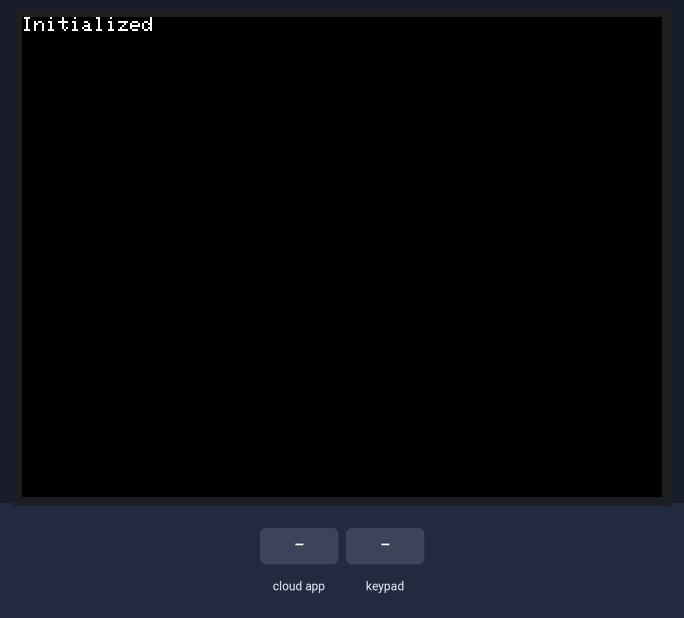
Bench run of a sketch on a simulated ESP32. Shown: 320×240 colour display. Inputs (shaded band) come from the test bench. WiFi joins after 1.5 s; servers stay silent unless stated; random numbers use the default seed unless the sketch sets one; not simulated (calls return 0 or success): arduino_secrets.h.

Above: at 1.3 s.
1.4 s: the phone or cloud app sets btn to 0
At 2.8 s:
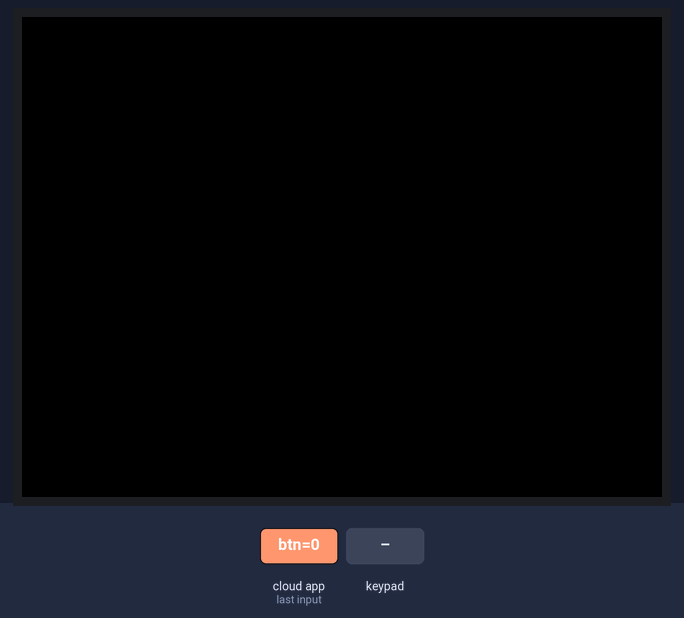
3.1 s: the phone or cloud app sets sw to 1
At 3.6 s:
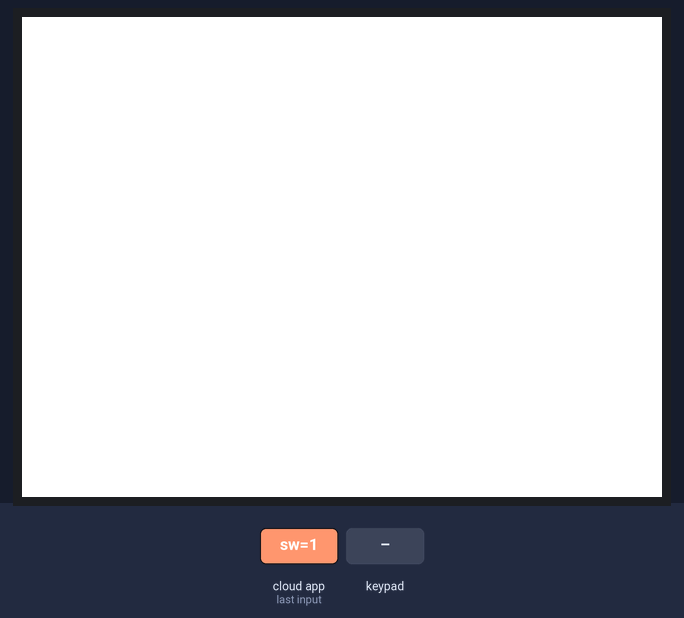
4.7 s: key 'A' pressed
At 5.4 s:
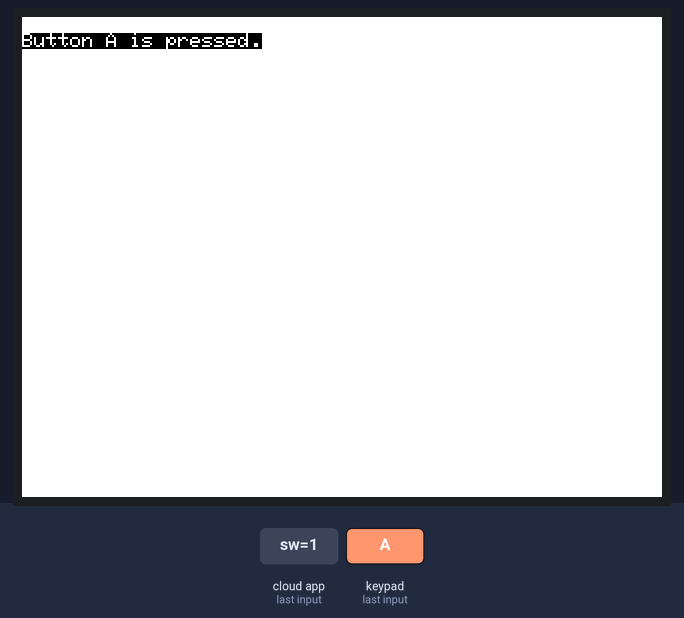
6.3 s: key 'B' pressed
At 6.7 s:
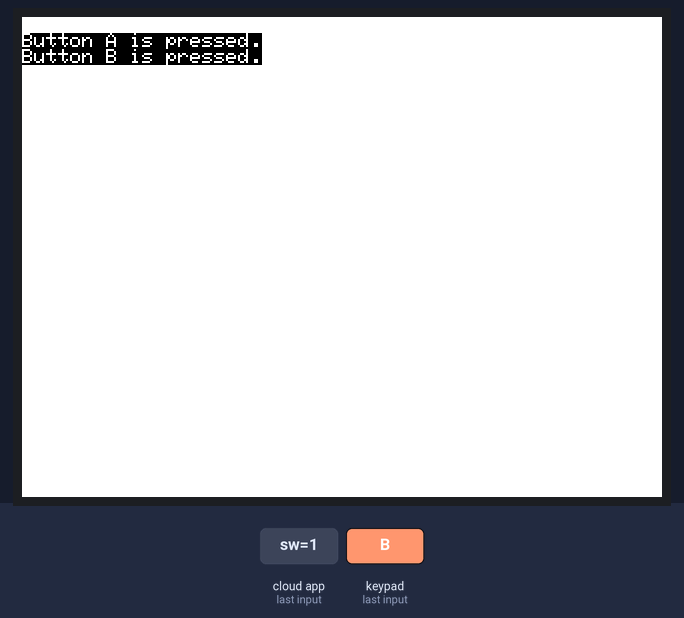
7.8 s: key 'C' pressed
At 9.0 s:
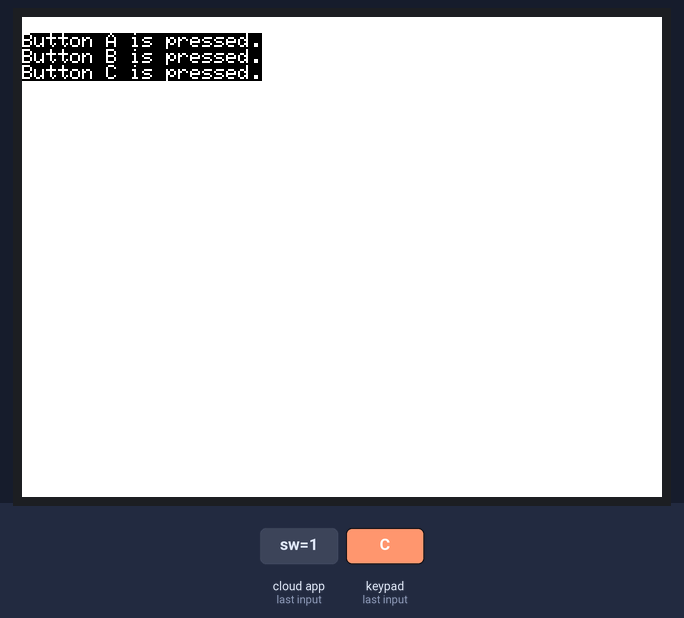
9.3 s: the phone or cloud app sets msg to 0
Timing chart, 0 to 11.8 s (numbered marks = the images above; inputs shaded):
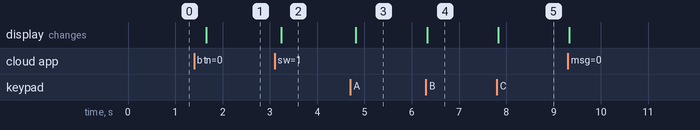

The sketch:

Thing1_nov20a.ino
```cpp
#include "arduino_secrets.h"
/*
  Sketch generated by the Arduino IoT Cloud Thing "Untitled"
  https://create.arduino.cc/cloud/things/b1d137f0-28de-49a2-bfb6-ab3810696827

  Arduino IoT Cloud Variables description

  The following variables are automatically generated and updated when changes are made to the Thing

  String msg;
  int data;
  bool btn;
  bool sw;

  Variables which are marked as READ/WRITE in the Cloud Thing will also have functions
  which are called when their values are changed from the Dashboard.
  These functions are generated with the Thing and added at the end of this sketch.
*/

#include <M5Core2.h>
#include "thingProperties.h"

void setup() {
  M5.begin();
  M5.Lcd.println("Initialized");

  // Defined in thingProperties.h
  initProperties();

  // Connect to Arduino IoT Cloud
  ArduinoCloud.begin(ArduinoIoTPreferredConnection);
  setDebugMessageLevel(2);
  ArduinoCloud.printDebugInfo();
}

void loop() {
  M5.update();
  ArduinoCloud.update();

  if (M5.BtnA.wasPressed()) {    //If the key is pressed.
    M5.Lcd.println("Button A is pressed.");
    msg = "Button A is pressed.";
  }
  if (M5.BtnB.wasPressed()) {    //If the key is pressed.
    M5.Lcd.println("Button B is pressed.");
    msg = "Button B is pressed.";
  }
  if (M5.BtnC.wasPressed()) {    //If the key is pressed.
    M5.Lcd.println("Button C is pressed.");
    msg = "Button C is pressed.";
  }

  data = random(100);

  delay(500);
}

/*
  Since Msg is READ_WRITE variable, onMsgChange() is
  executed every time a new value is received from IoT Cloud.
*/
void onMsgChange()  {
  // Add your code here to act upon Msg change
  M5.Lcd.print(msg);
}

/*
  Since Sw is READ_WRITE variable, onSwChange() is
  executed every time a new value is received from IoT Cloud.
*/
void onSwChange()  {
  // Add your code here to act upon Sw change
  if(sw){
    M5.Lcd.fillScreen(WHITE);
  }
  else{
    M5.Lcd.fillScreen(BLACK);
  }
}

/*
  Since Btn is READ_WRITE variable, onBtnChange() is
  executed every time a new value is received from IoT Cloud.
*/
void onBtnChange()  {
  // Add your code here to act upon Btn change
  M5.Lcd.clear();
}
```

thingProperties.h
```cpp
// Code generated by Arduino IoT Cloud, DO NOT EDIT.

#include <ArduinoIoTCloud.h>
#include <Arduino_ConnectionHandler.h>

const char DEVICE_LOGIN_NAME[]  = "b75f12f2-3500-4f0e-82e1-94a0fc4474b0";

const char SSID[]               = SECRET_SSID;    // Network SSID (name)
const char PASS[]               = SECRET_OPTIONAL_PASS;    // Network password (use for WPA, or use as key for WEP)
const char DEVICE_KEY[]  = SECRET_DEVICE_KEY;    // Secret device password

void onMsgChange();
void onBtnChange();
void onSwChange();

String msg;
float data;
bool btn;
bool sw;

void initProperties(){

  ArduinoCloud.setBoardId(DEVICE_LOGIN_NAME);
  ArduinoCloud.setSecretDeviceKey(DEVICE_KEY);
  ArduinoCloud.addProperty(msg, READWRITE, ON_CHANGE, onMsgChange);
  ArduinoCloud.addProperty(data, READ, 1 * SECONDS, NULL);
  ArduinoCloud.addProperty(btn, READWRITE, ON_CHANGE, onBtnChange);
  ArduinoCloud.addProperty(sw, READWRITE, ON_CHANGE, onSwChange);

}

WiFiConnectionHandler ArduinoIoTPreferredConnection(SSID, PASS);
```

Measured:
- after the input at 1.4 s, the display: changes after 0.26 s (image 1)
- after the input at 3.1 s, the display: changes after 0.14 s (image 2)
- after the input at 4.7 s, the display: changes after 0.12 s (image 3)
- after the input at 6.3 s, the display: changes at once (image 4)
- after the input at 7.8 s, the display: changes at once (image 5)
